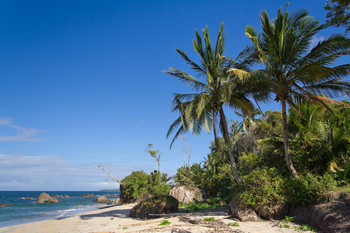
#> input picture imageProcessing/images/beach.png, 350 x 233 px
$ python imageHistColors.py -i images/beach.png
#> lines starting #> are read from the running program, lines starting #| are printed output that depends on the picture
# -*- coding: utf-8 -*-
"""
Created on Tue Jun  8 13:23:22 2021

@author: Vineet.Srivastava
About: Demonstrates drawing of color histograms for B, G and R
       Multi-dimensional Color Histograms taking two channels at  a time.
Usage: python imageHistColors.py -i images/beach.png
"""
from matplotlib import pyplot as plt
import argparse
import cv2

ap = argparse.ArgumentParser()
ap.add_argument("-i", "--image", required = True,
                help = "Path to Image file")
args = vars(ap.parse_args())

image = cv2.imread(args["image"])
#> image is the input picture: shape (233, 350, 3); mean B, G, R 136, 110.4, 78.6
cv2.imshow("Original Image", image)

''' Color Histograms for all the channels B, G and R'''
chans = cv2.split(image)
colors = ("b", "g", "r")

plt.figure()
plt.title("Flattened Color Histogram")
plt.xlabel("Bins")
plt.ylabel("# of Pixels")

for (chan, color) in zip(chans, colors):
    hist = cv2.calcHist([chan], [0], None, [256], [0, 256])
    plt.plot(hist, color = color)
    plt.xlim([0, 256])
#> this loop made 3 passes
#> color on passes 1 to 3: 'b', 'g', 'r'
plt.show()
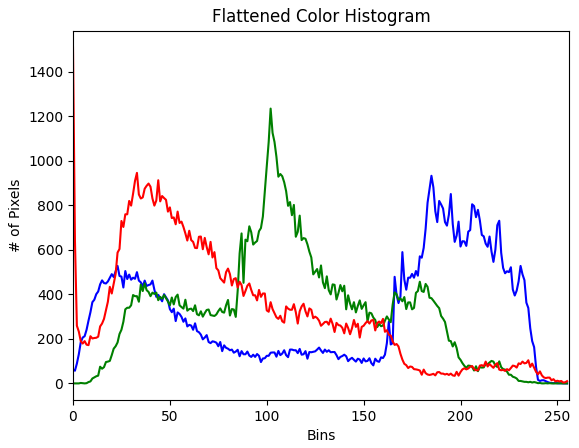
#> figure drawn by matplotlib, 1 panel; curve peaks at x = 185, y = 933; curve peaks at x = 102, y = 1235; curve peaks at x = 0, y = 1510
cv2.waitKey(0)

''' Multi dimensional color histograms using AND '''
''' Multi dimensional color histograms for G and B '''
fig = plt.figure()
ax = fig.add_subplot(131)
hist = cv2.calcHist([chans[1], chans[0]], [0, 1], None,
                    [32, 32], [0, 256, 0, 256])
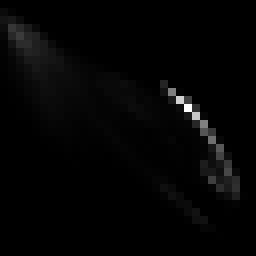
#> hist: shape (32, 32) float32 (shown 8 times larger); min 0, max 4300, mean 79.6; drawn with min black and max white
p = ax.imshow(hist, interpolation = "nearest")
ax.set_title("2D Color Histogram for G and B")
plt.colorbar(p)
plt.show()
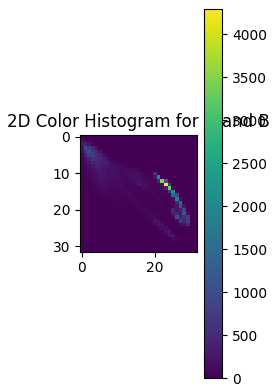
#> figure drawn by matplotlib, 2 panels
cv2.waitKey(0 )

''' Multi dimensional color histograms for G and R '''
fig = plt.figure()
ax = fig.add_subplot(132)
hist = cv2.calcHist([chans[1], chans[2]], [0, 1], None,
                    [8, 8], [0, 256, 0, 256])
p = ax.imshow(hist, interpolation = "nearest")
ax.set_title("2D Color Histogram for G and R")
plt.colorbar(p)
plt.show()
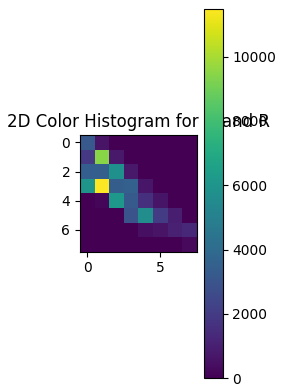
#> figure drawn by matplotlib, 2 panels
cv2.waitKey(0)

''' Multi dimensional color histograms for B and R '''
fig = plt.figure()
ax = fig.add_subplot(133)
hist = cv2.calcHist([chans[0], chans[2]], [0, 1], None,
                    [32, 32], [0, 256, 0, 256])
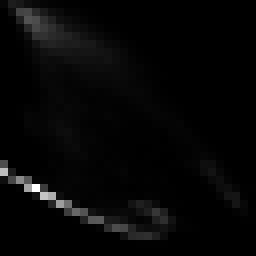
#> hist: shape (32, 32) float32 (shown 8 times larger); min 0, max 2991, mean 79.6; drawn with min black and max white
p = ax.imshow(hist, interpolation = "nearest")
ax.set_title("2D Color Histogram for B and R")
plt.colorbar(p)
plt.show()
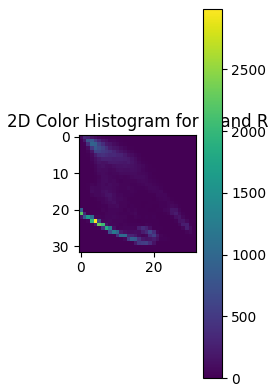
#> figure drawn by matplotlib, 2 panels

print("2D histogram shape: {}, with {} values".format(hist.shape,
                                        hist.flatten().shape[0]))
#| 2D histogram shape: (32, 32), with 1024 values

cv2.waitKey(0)

$ run again, with imageProcessing/images/coins.png copied over imageProcessing/images/beach.png
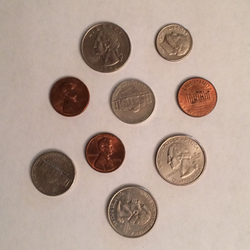
#> input picture imageProcessing/images/coins.png, 250 x 250 px
#> image is the input picture: shape (250, 250, 3); mean B, G, R 147.7, 159.9, 180.7
#> the loop `for (chan, color) in zip(chans, colors):` made 3 passes
#> color on passes 1 to 3: 'b', 'g', 'r'
#> `plt.show()`:
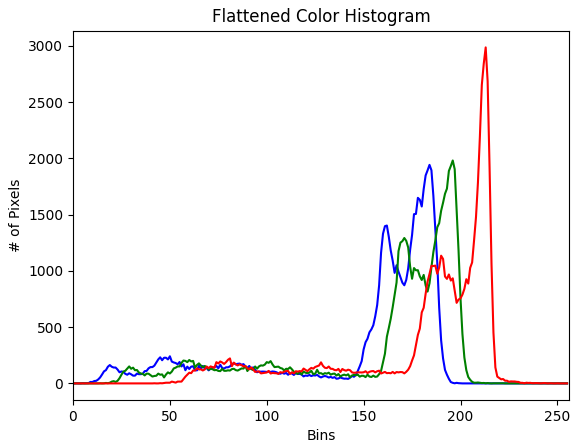
#> figure drawn by matplotlib, 1 panel; curve peaks at x = 184, y = 1942; curve peaks at x = 196, y = 1981; curve peaks at x = 213, y = 2986
#> `plt.show()`:
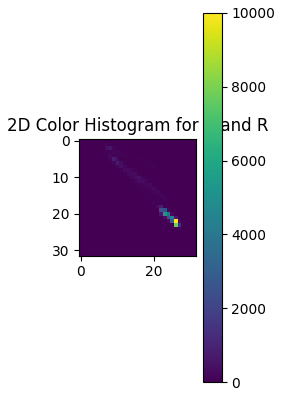
#> figure drawn by matplotlib, 2 panels
#| 2D histogram shape: (32, 32), with 1024 values
